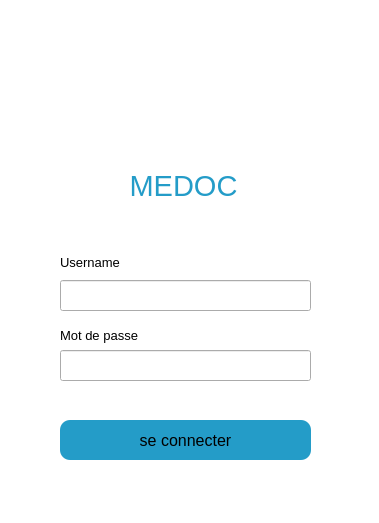
<?xml version="1.0" encoding="UTF-8"?>
<ui version="4.0">
 <class>Authentification</class>
 <widget class="QDialog" name="Authentification">
  <property name="geometry">
   <rect>
    <x>0</x>
    <y>0</y>
    <width>379</width>
    <height>523</height>
   </rect>
  </property>
  <property name="windowTitle">
   <string>Dialog</string>
  </property>
  <property name="styleSheet">
   <string notr="true">QDialog{
background-color: rgb(255, 255, 255);
border-radius: 20px;
}</string>
  </property>
  <widget class="QLabel" name="label">
   <property name="geometry">
    <rect>
     <x>110</x>
     <y>30</y>
     <width>151</width>
     <height>141</height>
    </rect>
   </property>
   <property name="text">
    <string/>
   </property>
   <property name="pixmap">
    <pixmap resource="icon.qrc">:/ICON/pngtree-medical-logo-vector-png-image_6713322.png</pixmap>
   </property>
   <property name="scaledContents">
    <bool>true</bool>
   </property>
  </widget>
  <widget class="QLabel" name="label_2">
   <property name="geometry">
    <rect>
     <x>83</x>
     <y>170</y>
     <width>201</width>
     <height>31</height>
    </rect>
   </property>
   <property name="font">
    <font>
     <pointsize>22</pointsize>
    </font>
   </property>
   <property name="styleSheet">
    <string notr="true">color: rgb(36, 156, 200);</string>
   </property>
   <property name="text">
    <string>MEDOC</string>
   </property>
   <property name="alignment">
    <set>Qt::AlignCenter</set>
   </property>
  </widget>
  <widget class="QLineEdit" name="L_user_name">
   <property name="geometry">
    <rect>
     <x>60</x>
     <y>280</y>
     <width>251</width>
     <height>31</height>
    </rect>
   </property>
   <property name="styleSheet">
    <string notr="true">border-bottom: 1px solid rgb(227, 237, 243);</string>
   </property>
  </widget>
  <widget class="QLineEdit" name="L_mot_de_passe">
   <property name="geometry">
    <rect>
     <x>60</x>
     <y>350</y>
     <width>251</width>
     <height>31</height>
    </rect>
   </property>
   <property name="echoMode">
    <enum>QLineEdit::Password</enum>
   </property>
  </widget>
  <widget class="QLabel" name="label_3">
   <property name="geometry">
    <rect>
     <x>60</x>
     <y>252</y>
     <width>91</width>
     <height>21</height>
    </rect>
   </property>
   <property name="font">
    <font>
     <pointsize>10</pointsize>
    </font>
   </property>
   <property name="text">
    <string>Username</string>
   </property>
  </widget>
  <widget class="QLabel" name="label_4">
   <property name="geometry">
    <rect>
     <x>60</x>
     <y>325</y>
     <width>111</width>
     <height>21</height>
    </rect>
   </property>
   <property name="font">
    <font>
     <pointsize>10</pointsize>
    </font>
   </property>
   <property name="text">
    <string>Mot de passe</string>
   </property>
  </widget>
  <widget class="QPushButton" name="btnconnexion">
   <property name="geometry">
    <rect>
     <x>60</x>
     <y>420</y>
     <width>251</width>
     <height>40</height>
    </rect>
   </property>
   <property name="minimumSize">
    <size>
     <width>202</width>
     <height>40</height>
    </size>
   </property>
   <property name="font">
    <font>
     <pointsize>12</pointsize>
    </font>
   </property>
   <property name="cursor">
    <cursorShape>PointingHandCursor</cursorShape>
   </property>
   <property name="styleSheet">
    <string notr="true">background-color: rgb(36, 156, 200);
color: rgb(0, 0, 0);
border: none;
border-radius: 10px;</string>
   </property>
   <property name="text">
    <string>se connecter</string>
   </property>
   <property name="iconSize">
    <size>
     <width>25</width>
     <height>25</height>
    </size>
   </property>
  </widget>
  <widget class="QLabel" name="la_erreur">
   <property name="geometry">
    <rect>
     <x>60</x>
     <y>500</y>
     <width>201</width>
     <height>16</height>
    </rect>
   </property>
   <property name="styleSheet">
    <string notr="true">color: rgb(255, 0, 0);</string>
   </property>
   <property name="text">
    <string/>
   </property>
  </widget>
 </widget>
 <resources>
  <include location="icon.qrc"/>
 </resources>
 <connections/>
</ui>
